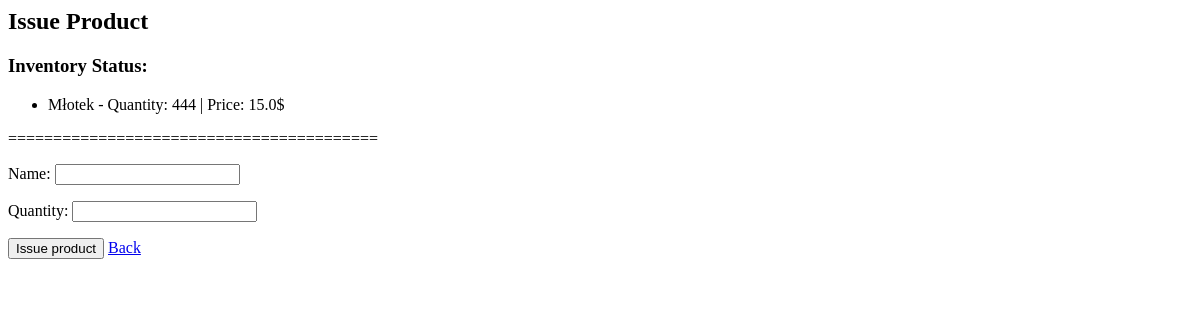
The page /warehouse/issue_product/ (signed in) on the database as committed earlier.
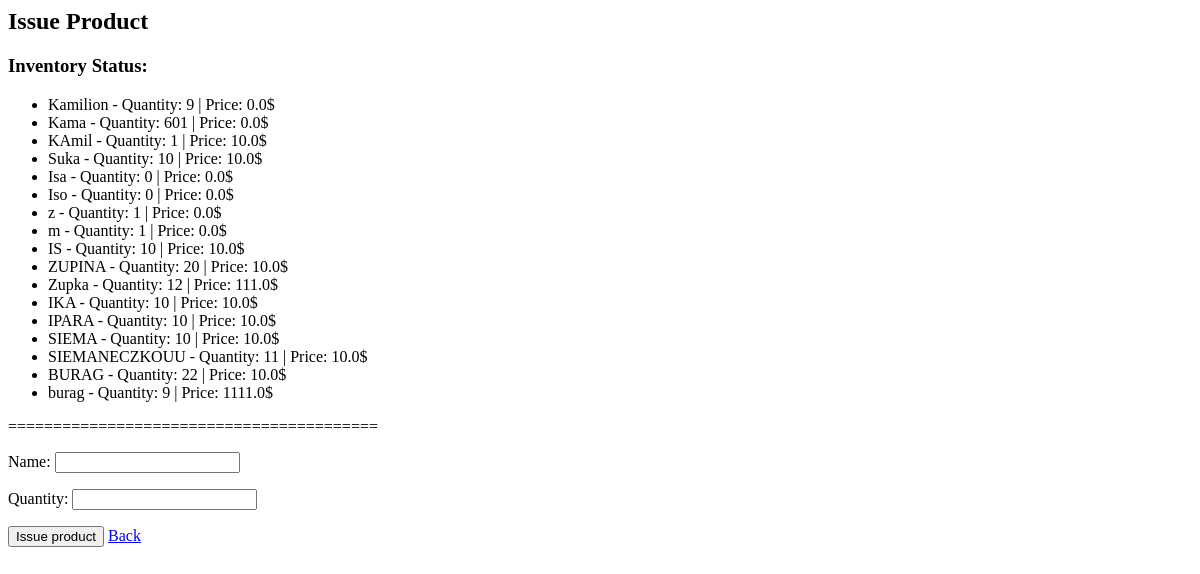
The same page on the database as committed later.
### mywarehouse/warehouseapp/models.py (models this page shows)
class Product(models.Model):
    name = models.CharField(max_length=50)
    price = models.FloatField()
    quantity = models.IntegerField()

### mywarehouse/warehouseapp/views.py (the view, shortened to what this page needs)
# urls.py: path('issue_product/', views.IssueProductView.as_view(), name='issue_product'),
class IssueProductView(LoginRequiredMixin, View):
    template_name = 'issue_product.html'
    def get(self, request):
        products = Product.objects.all()
        form = IssueProductForm()
        return render(request, self.template_name, {'products': products, 'form': form})

### mywarehouse/warehouseapp/forms.py
class IssueProductForm(BaseProductForms):
    class Meta(BaseProductForms.Meta):
        fields = ['name', 'quantity']

### mywarehouse/warehouseapp/templates/issue_product.html (shortened to what this page needs)
<html>
<head>
</head>
<body>
    <h2>Issue Product</h2>
    <h3>Inventory Status:</h3>
    <ul>
    {% for product in products %}
        <li>{{ product.name }} - Quantity: {{ product.quantity }} | Price: {{ product.price }}$</li>
    {% endfor %}
    </ul>
    =========================================
    <form method="post" action="{% url 'issue_product' %}">
        {{ form.as_p }}
        <button type="submit">Issue product</button>
        <a href="{% url 'index' %}">Back</a>
    </form>
</body>
</html>

Rows that differ between the two databases and show on the page:
removed Product: name "Młotek", quantity "444", price "15.0"
added Product: name "Kamilion", quantity "9", price "0.0"
added Product: name "Kama", quantity "601", price "0.0"
added Product: name "KAmil", quantity "1", price "10.0"
added Product: name "Suka", quantity "10", price "10.0"
added Product: name "Isa", quantity "0", price "0.0"
added Product: name "Iso", quantity "0", price "0.0"
added Product: name "z", quantity "1", price "0.0"
added Product: name "m", quantity "1", price "0.0"
added Product: name "IS", quantity "10", price "10.0"
added Product: name "ZUPINA", quantity "20", price "10.0"
added Product: name "Zupka", quantity "12", price "111.0"
added Product: name "IKA", quantity "10", price "10.0"
added Product: name "IPARA", quantity "10", price "10.0"
added Product: name "SIEMA", quantity "10", price "10.0"
added Product: name "SIEMANECZKOUU", quantity "11", price "10.0"
added Product: name "BURAG", quantity "22", price "10.0"
added Product: name "burag", quantity "9", price "1111.0"
